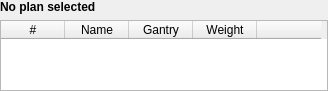
<?xml version="1.0" encoding="UTF-8"?>
<ui version="4.0">
 <class>qMRMLBeamsTableView</class>
 <widget class="QWidget" name="qMRMLBeamsTableView">
  <property name="geometry">
   <rect>
    <x>0</x>
    <y>0</y>
    <width>328</width>
    <height>91</height>
   </rect>
  </property>
  <property name="sizePolicy">
   <sizepolicy hsizetype="Preferred" vsizetype="MinimumExpanding">
    <horstretch>0</horstretch>
    <verstretch>0</verstretch>
   </sizepolicy>
  </property>
  <property name="minimumSize">
   <size>
    <width>0</width>
    <height>74</height>
   </size>
  </property>
  <property name="windowTitle">
   <string>qMRMLBeamsTableView</string>
  </property>
  <layout class="QGridLayout" name="gridLayout">
   <property name="margin">
    <number>0</number>
   </property>
   <item row="0" column="0">
    <widget class="QLabel" name="BeamsTableMessageLabel">
     <property name="sizePolicy">
      <sizepolicy hsizetype="Preferred" vsizetype="Fixed">
       <horstretch>0</horstretch>
       <verstretch>0</verstretch>
      </sizepolicy>
     </property>
     <property name="minimumSize">
      <size>
       <width>0</width>
       <height>13</height>
      </size>
     </property>
     <property name="font">
      <font>
       <weight>75</weight>
       <bold>true</bold>
      </font>
     </property>
     <property name="text">
      <string>No plan selected</string>
     </property>
    </widget>
   </item>
   <item row="1" column="0">
    <widget class="QTableWidget" name="BeamsTable">
     <property name="sizePolicy">
      <sizepolicy hsizetype="Ignored" vsizetype="MinimumExpanding">
       <horstretch>0</horstretch>
       <verstretch>1</verstretch>
      </sizepolicy>
     </property>
     <property name="minimumSize">
      <size>
       <width>0</width>
       <height>56</height>
      </size>
     </property>
     <property name="maximumSize">
      <size>
       <width>16777215</width>
       <height>16777215</height>
      </size>
     </property>
     <property name="alternatingRowColors">
      <bool>true</bool>
     </property>
     <property name="columnCount">
      <number>5</number>
     </property>
     <attribute name="horizontalHeaderDefaultSectionSize">
      <number>64</number>
     </attribute>
     <attribute name="verticalHeaderVisible">
      <bool>false</bool>
     </attribute>
     <column>
      <property name="text">
       <string>#</string>
      </property>
      <property name="toolTip">
       <string>Segment visibility in 3D (click on header to change all)</string>
      </property>
     </column>
     <column>
      <property name="text">
       <string>Name</string>
      </property>
      <property name="toolTip">
       <string>Segment fill visibility in 2D (click on header to change all)</string>
      </property>
     </column>
     <column>
      <property name="text">
       <string>Gantry</string>
      </property>
      <property name="toolTip">
       <string>Segment outline visibility in 2D (click on header to change all)</string>
      </property>
     </column>
     <column>
      <property name="text">
       <string>Weight</string>
      </property>
     </column>
     <column>
      <property name="text">
       <string/>
      </property>
     </column>
    </widget>
   </item>
  </layout>
 </widget>
 <resources/>
 <connections/>
</ui>
